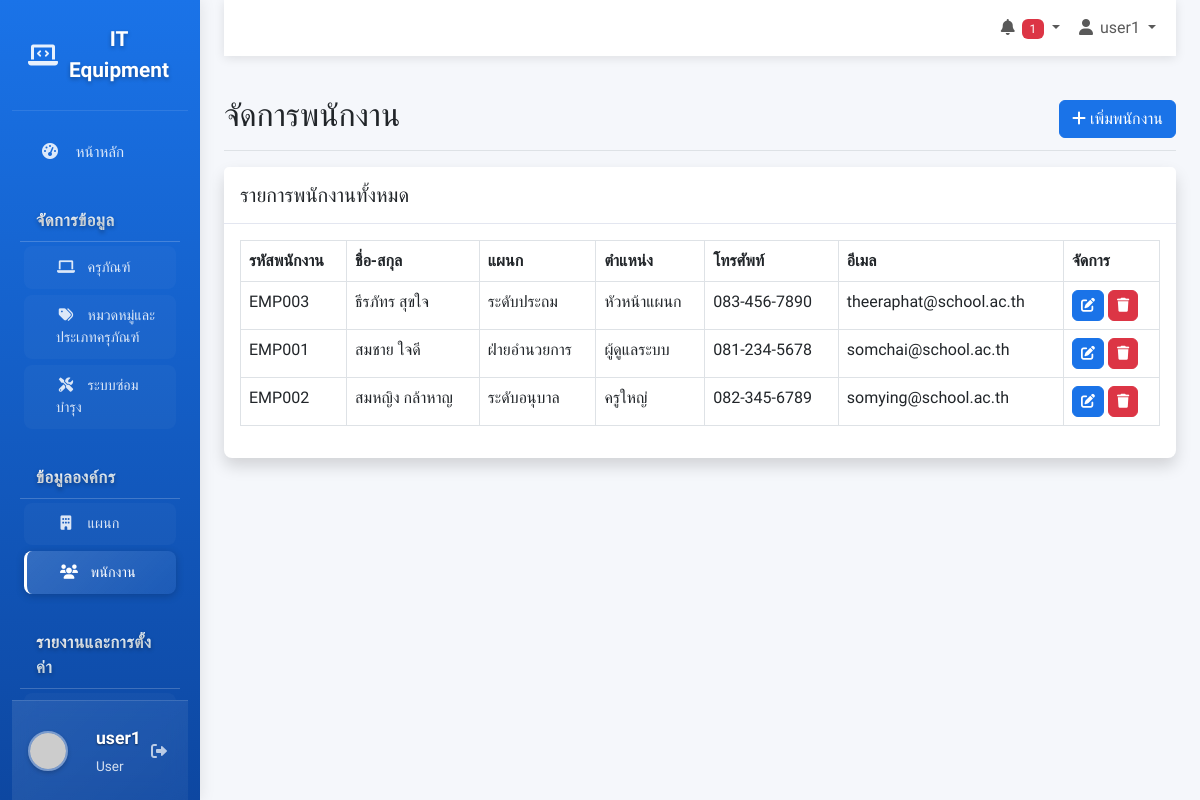
Screenshot of /employees.php (signed in) with the database file from the repository.
### tables this page shows
CREATE TABLE employees (
    id INT AUTO_INCREMENT PRIMARY KEY,
    employee_code VARCHAR(50) UNIQUE NOT NULL,
    first_name VARCHAR(100) NOT NULL,
    last_name VARCHAR(100) NOT NULL,
    department_id INT,
    position VARCHAR(100),
    phone VARCHAR(20),
    email VARCHAR(255),
    created_at TIMESTAMP DEFAULT CURRENT_TIMESTAMP,
    FOREIGN KEY (department_id) REFERENCES departments(id)
);

CREATE TABLE departments (
    id INT AUTO_INCREMENT PRIMARY KEY,
    name VARCHAR(255) NOT NULL,
    building VARCHAR(100),
    floor VARCHAR(50),
    room VARCHAR(100),
    type ENUM('อำนวยการ', 'อนุบาล', 'ประถม', 'มัธยม'),
    responsible_person VARCHAR(255),
    created_at TIMESTAMP DEFAULT CURRENT_TIMESTAMP,
    updated_at TIMESTAMP DEFAULT CURRENT_TIMESTAMP ON UPDATE CURRENT_TIMESTAMP
);

### employees.php (the view, shortened to what this page needs)
<?php
require_once 'includes/header.php';
$employees_query = "SELECT e.*, d.name as department_name
    FROM employees e
    LEFT JOIN departments d ON e.department_id = d.id
    ORDER BY e.first_name, e.last_name";
$employees_list = $db->query($employees_query)->fetchAll(PDO::FETCH_ASSOC);
?>
<?php
include 'includes/sidebar.php';
?>
<main class="col-md-9 ms-sm-auto col-lg-10 px-md-4">
    <?php include 'includes/navbar.php'; ?>
    <div class="d-flex justify-content-between flex-wrap flex-md-nowrap align-items-center pt-3 pb-2 mb-3 border-bottom">
        <h1 class="h2">จัดการพนักงาน</h1>
        <button type="button" class="btn btn-primary" data-bs-toggle="modal" data-bs-target="#employeeModal" onclick="clearForm()">
            <i class="fas fa-plus"></i> เพิ่มพนักงาน
        </button>
    </div>
    <div class="card shadow mb-4">
        <div class="card-header py-3">
            <h5 class="m-0 font-weight-bold ">รายการพนักงานทั้งหมด</h5>
        </div>
        <div class="card-body">
            <div class="table-responsive">
                <table class="table table-bordered" id="dataTable" width="100%" cellspacing="0">
                    <thead>
                        <tr>
                            <th>รหัสพนักงาน</th>
                            <th>ชื่อ-สกุล</th>
                            <th>แผนก</th>
                            <th>ตำแหน่ง</th>
                            <th>โทรศัพท์</th>
                            <th>อีเมล</th>
                            <th>จัดการ</th>
                        </tr>
                    </thead>
                    <tbody>
                        <?php foreach($employees_list as $employee): ?>
                        <tr>
                            <td><?php echo $employee['employee_code']; ?></td>
                            <td><?php echo $employee['first_name'] . ' ' . $employee['last_name']; ?></td>
                            <td><?php echo $employee['department_name']; ?></td>
                            <td><?php echo $employee['position']; ?></td>
                            <td><?php echo $employee['phone']; ?></td>
                            <td><?php echo $employee['email']; ?></td>
                            <td>
                                <button type="button" class="btn btn-sm btn-primary" data-bs-toggle="modal" data-bs-target="#employeeModal" onclick='editEmployee(<?php echo json_encode($employee); ?>)'>
                                    <i class="fas fa-edit"></i>
                                </button>
                                <a href="employees.php?action=delete&id=<?php echo $employee['id']; ?>" class="btn btn-sm btn-danger" onclick="return confirm('คุณแน่ใจหรือไม่?')">
                                    <i class="fas fa-trash"></i>
                                </a>
                            </td>
                        </tr>
                        <?php endforeach; ?>
                    </tbody>
                </table>
            </div>
        </div>
    </div>
</main>
<?php require_once 'includes/footer.php'; ?>

### css/style.css (style rules this page uses)
:root { --primary: #1a73e8; --primary-dark: #0d47a1; --secondary: #6c757d; --success: #28a745; --info: #17a2b8; --warning: #ffc107; --danger: #dc3545; --light: #f8f9fa; --dark: #343a40; }
body { font-family: 'Prompt', sans-serif; background-color: #f5f7fb; }
.card { border: none; border-radius: 0.5rem; box-shadow: 0 0.15rem 1.75rem 0 rgba(58, 59, 69, 0.15); margin-bottom: 1.5rem; }
.card-header { background-color: white; border-bottom: 1px solid #e3e6f0; font-weight: 600; }
.btn { border-radius: 0.375rem; font-weight: 500; }
.btn-primary { background-color: var(--primary); border-color: var(--primary); }
.table-responsive { overflow-x: auto; }
.card { transition: box-shadow 0.3s ease; }

### includes/header.php (style rules this page uses)
:root { --primary: #1a73e8; --primary-dark: #0d47a1; --secondary: #6c757d; --success: #28a745; --info: #17a2b8; --warning: #ffc107; --danger: #dc3545; --light: #f8f9fa; --dark: #343a40; }
body { font-family: 'Prompt', sans-serif; background-color: #f5f7fb; }

### rows the page displays
employees: employee_code "EMP003", first_name "ธีรภัทร", last_name "สุขใจ", department.name "ระดับประถม", position "หัวหน้าแผนก", phone "083-456-7890", email "theeraphat@school.ac.th"
employees: employee_code "EMP001", first_name "สมชาย", last_name "ใจดี", department.name "ฝ่ายอำนวยการ", position "ผู้ดูแลระบบ", phone "081-234-5678", email "somchai@school.ac.th"
employees: employee_code "EMP002", first_name "สมหญิง", last_name "กล้าหาญ", department.name "ระดับอนุบาล", position "ครูใหญ่", phone "082-345-6789", email "somying@school.ac.th"

### other values shown
$_SESSION['username'] "user1"
$_SESSION['role'] "User"
$pending_count "1"
